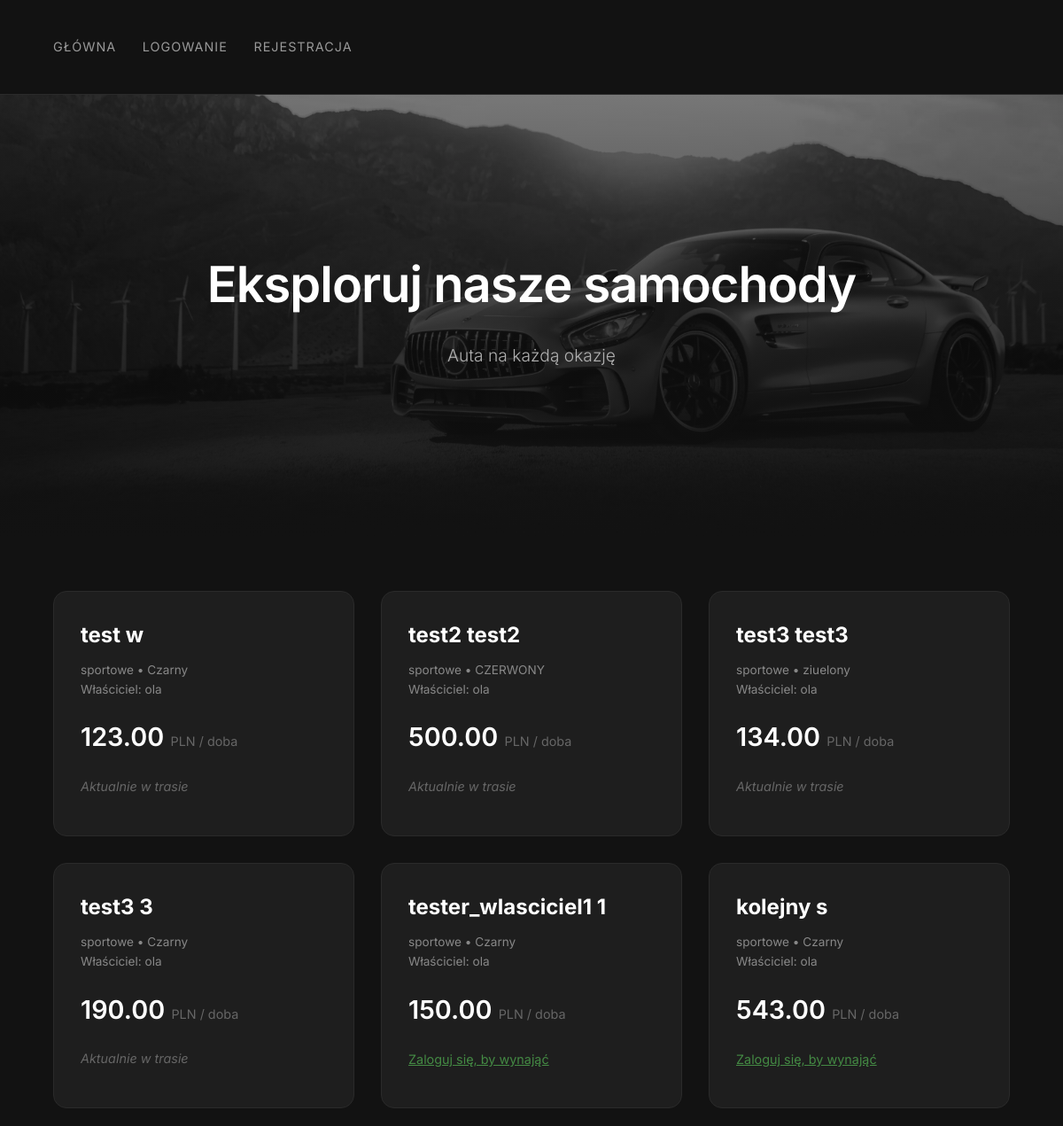
The app's page /, older data.
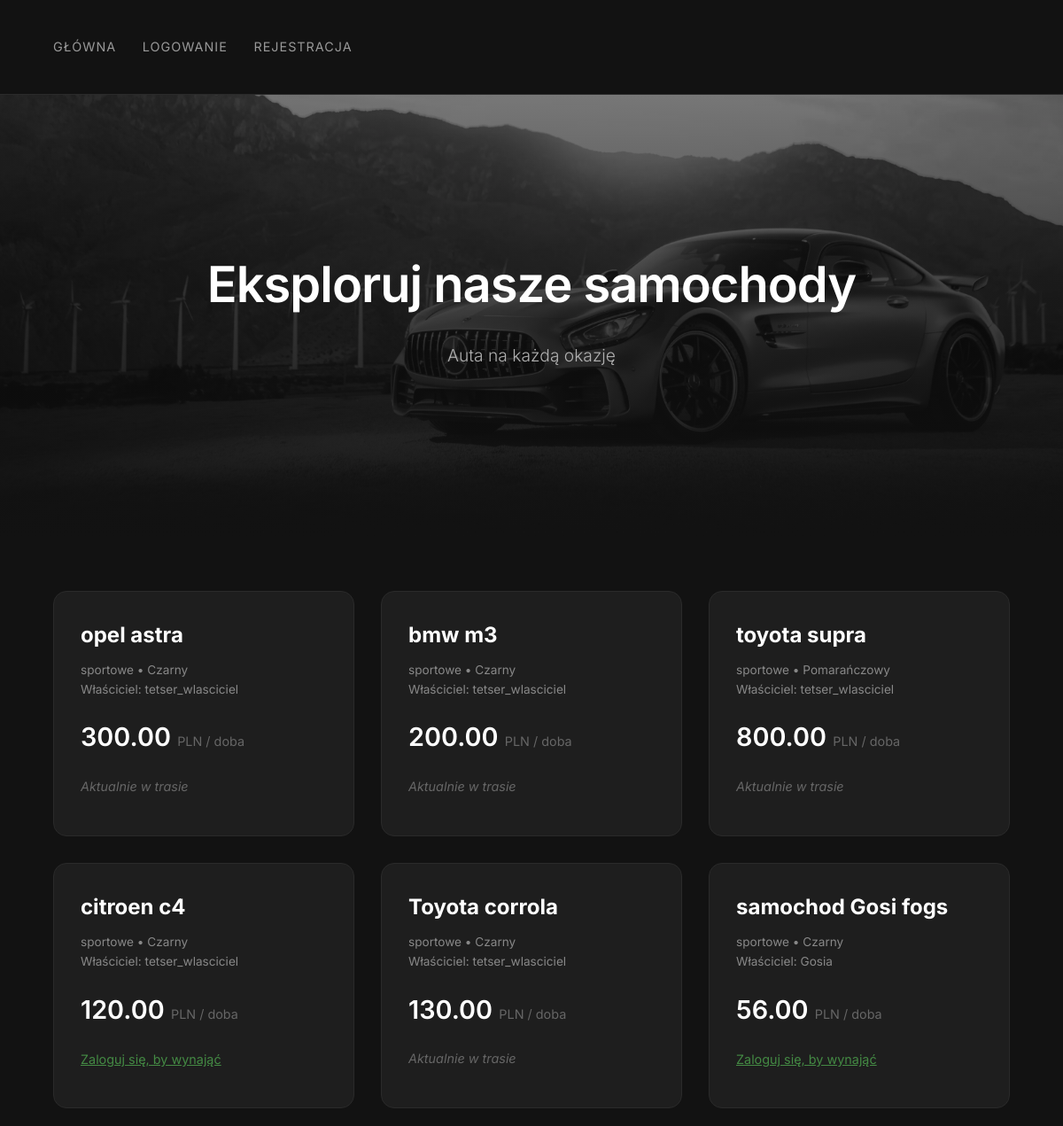
The same page, newer data.
### wypozyczalnia/models.py (models this page shows, shortened)
class Samochod(models.Model):
    marka = models.CharField(max_length=100)
    model = models.CharField(max_length=100)
    numer_vin = models.CharField(max_length=17, validators=[MinLengthValidator(17)],unique=True, blank=False, null=False)
    rok_produkcji = models.IntegerField(default=2024, validators= [MinValueValidator(1900),MaxValueValidator(2026)])
    kolor = models.CharField(max_length=50, default="Czarny")
    cena_za_dobe = models.DecimalField(max_digits=8, decimal_places=2, default=0.00, validators=[MinValueValidator(1.00)])
    data_dodania = models.DateField(default=timezone.now)
    kategoria = models.ForeignKey(Kategoria, on_delete=models.CASCADE)
    wlasciciel = models.ForeignKey('auth.User', on_delete=models.CASCADE)

class Kategoria(models.Model):
    nazwa = models.CharField(max_length=100, unique=True)
    opis = models.TextField(blank=True)

### wypozyczalnia/views.py (the view)
# urls.py: path('', views.strona_glowna, name='home'),
def strona_glowna(request):
    samochody = Samochod.objects.all()
    is_wlasciciel = False
    if request.user.is_authenticated:
        is_wlasciciel = request.user.groups.filter(name='Wlasciciel').exists()
    zajete_auta_ids = Wynajem.objects.filter(
        data_do__gte=date.today()
    ).values_list('samochod_id', flat=True)
    return render(request, 'strona_glowna.html', {
        'samochody': samochody,
        'is_wlasciciel': is_wlasciciel,
        'zajete_auta_ids': zajete_auta_ids,
    })

### wypozyczalnia/templates/strona_glowna.html (shortened to what this page needs)
{% load static %}
<!DOCTYPE html>
<html lang="pl">
<head>
</head>
<body>
<nav>
    <div class="container">
        <a href="{% url 'home' %}">Główna</a>
        {% if user.is_authenticated %}
            {% if user.is_superuser %}
                <a href="{% url 'moje_auta' %}">Zarządzanie</a>
            {% elif is_wlasciciel %}
                <a href="{% url 'moje_auta' %}">Panel Właściciela</a>
            {% else %}
                <a href="{% url 'wniosek_o_wlasciciela' %}">Zostań Właścicielem</a>
            {% endif %}
            <a href="{% url 'moje_wynajmy' %}">Moje Wynajmy</a>
            <a href="{% url 'wylogowanie' %}" style="float: right; color: #ff6b6b;">Wyloguj ({{ user.username }})</a>
        {% else %}
            <a href="{% url 'logowanie' %}">Logowanie</a>
            <a href="{% url 'rejestracja' %}">Rejestracja</a>
        {% endif %}
    </div>
</nav>
<div class="hero-banner">
    <div class="hero-text">
        <h1>Eksploruj nasze samochody</h1>
        <p>Auta na każdą okazję</p>
    </div>
</div>
<div class="container">
    <div class="car-grid">
        {% for auto in samochody %}
        <div class="car-item">
            <h3>{{ auto.marka }} {{ auto.model }}</h3>
            <div class="car-meta">
                {{ auto.kategoria.nazwa }} &bull; {{ auto.kolor }}<br>
                Właściciel: {{ auto.wlasciciel.username }}
            </div>
            <div class="price">
                {{ auto.cena_za_dobe }} <span>PLN / doba</span>
            </div>
            {% if auto.id in zajete_auta_ids %}
                <p style="color: #666; font-size: 0.9rem; font-style: italic;">Aktualnie w trasie</p>
            {% else %}
                {% if user.is_authenticated %}
                    {% if auto.wlasciciel == user %}
                        <span class="owner-tag">Twoja własność</span>
                    {% else %}
                        <a href="{% url 'wynajem_szczegoly' auto.pk %}" class="btn-wynajmij">Rezerwuj pojazd</a>
                    {% endif %}
                {% else %}
                    <a href="{% url 'logowanie' %}" style="color: #448a44; font-size: 0.9rem;">Zaloguj się, by wynająć</a>
                {% endif %}
            {% endif %}
        </div>
        {% endfor %}
    </div>
</div>
</body>
</html>

Row changes from the older to the newer data that the page shows:
removed Samochod: marka "test", model "w", kategoria.nazwa "sportowe", kolor "Czarny", wlasciciel.username "ola", cena_za_dobe "123.00", shows "Aktualnie w trasie"
removed Samochod: marka "test2", model "test2", kategoria.nazwa "sportowe", kolor "CZERWONY", wlasciciel.username "ola", cena_za_dobe "500.00", shows "Aktualnie w trasie"
removed Samochod: marka "test3", model "test3", kategoria.nazwa "sportowe", kolor "ziuelony", wlasciciel.username "ola", cena_za_dobe "134.00", shows "Aktualnie w trasie"
removed Samochod: marka "test3", model "3", kategoria.nazwa "sportowe", kolor "Czarny", wlasciciel.username "ola", cena_za_dobe "190.00", shows "Aktualnie w trasie"
removed Samochod: marka "tester_wlasciciel1", model "1", kategoria.nazwa "sportowe", kolor "Czarny", wlasciciel.username "ola", cena_za_dobe "150.00", shows "Zaloguj się, by wynająć"
removed Samochod: marka "kolejny", model "s", kategoria.nazwa "sportowe", kolor "Czarny", wlasciciel.username "ola", cena_za_dobe "543.00", shows "Zaloguj się, by wynająć"
added Samochod: marka "opel", model "astra", kategoria.nazwa "sportowe", kolor "Czarny", wlasciciel.username "tetser_wlasciciel", cena_za_dobe "300.00", shows "Aktualnie w trasie"
added Samochod: marka "bmw", model "m3", kategoria.nazwa "sportowe", kolor "Czarny", wlasciciel.username "tetser_wlasciciel", cena_za_dobe "200.00", shows "Aktualnie w trasie"
added Samochod: marka "toyota", model "supra", kategoria.nazwa "sportowe", kolor "Pomarańczowy", wlasciciel.username "tetser_wlasciciel", cena_za_dobe "800.00", shows "Aktualnie w trasie"
added Samochod: marka "citroen", model "c4", kategoria.nazwa "sportowe", kolor "Czarny", wlasciciel.username "tetser_wlasciciel", cena_za_dobe "120.00", shows "Zaloguj się, by wynająć"
added Samochod: marka "Toyota", model "corrola", kategoria.nazwa "sportowe", kolor "Czarny", wlasciciel.username "tetser_wlasciciel", cena_za_dobe "130.00", shows "Aktualnie w trasie"
added Samochod: marka "samochod Gosi", model "fogs", kategoria.nazwa "sportowe", kolor "Czarny", wlasciciel.username "Gosia", cena_za_dobe "56.00", shows "Zaloguj się, by wynająć"
